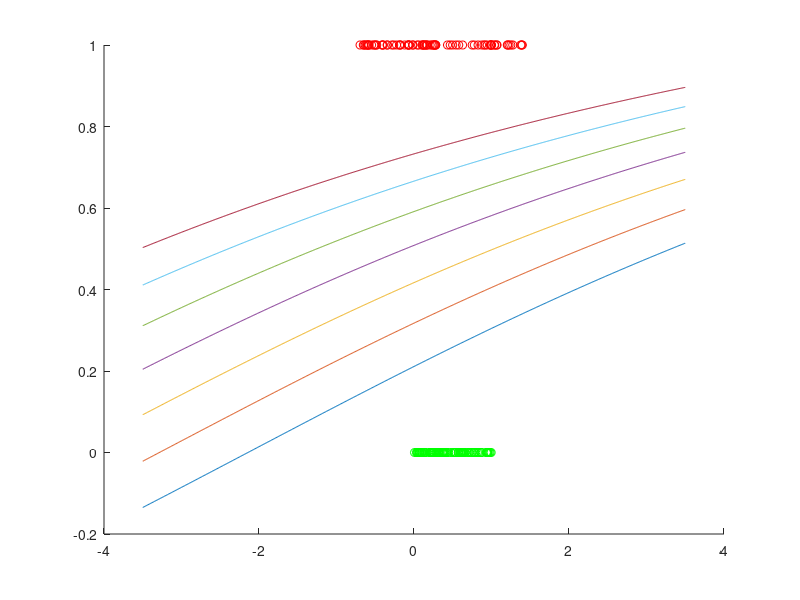

Source code (MATLAB): (Note: this script raises an error after producing the figure.)
X1 = rand(1,100);
X2 = [rand(1,50) - 0.7, rand(1,30) + 0.4];

X = [X1,X2];
labels = [-1*ones(1,100), ones(1,80)];

number_of_lifts = 7;
alphak = 0.1:(0.9-.1)/7:0.9;
figure();
hold on;
scatter(X1, zeros(size(X1)), 'g');
scatter(X2, ones(size(X2)), 'r');
tempx = -3.5:0.01:3.5;
for j = 1:number_of_lifts
    plot(tempx, atan(alphak(j+1) + alphak(1)*tempx));
end
hold off;

NX = ones(number_of_lifts + 1, size(X, 2));
for i = 1:size(X,2)
    for j = 1:number_of_lifts
        NX(j+1,i) = atan(alphak(j+1) + alphak(1)*X(i));
    end
end
w_init = randn(number_of_lifts + 1, 1);
epsilon = 1e-2;
[w, wt, Et] = logistic_loss_gradient_descent(NX, labels, w_init, epsilon);

figure();
hold on;
scatter(X1, zeros(size(X1)), 'g');
scatter(X2, ones(size(X2)), 'r');
tempx = -3.5:0.01:3.5;
tempy = zeros(number_of_lifts + 1, length(tempx));
for j = 1:number_of_lifts
    tempy(j, :) = w(j+1)* atan(alphak(j+1) + alphak(1)*tempx);
end
plot(tempx, 1/(number_of_lifts + 1)*sum(tempy));
hold off;

p1x = 1./(1+exp(-w'*NX));
figure();
hold on;
scatter(X1, zeros(size(X1)), 'g');
scatter(X2, ones(size(X2)), 'r');
[sortX, I] = sort(X);
sortedp1x = p1x(I);
plot(sortX, sortedp1x);
title('p1x');
hold off;

p2x = 1./(1+exp(w'*NX));
figure();
hold on;
scatter(X1, zeros(size(X1)), 'g');
scatter(X2, ones(size(X2)), 'r');
[sortX, I] = sort(X);
sortedp2x = p2x(I);
plot(sortX, sortedp2x);
title('p2x');
hold off;